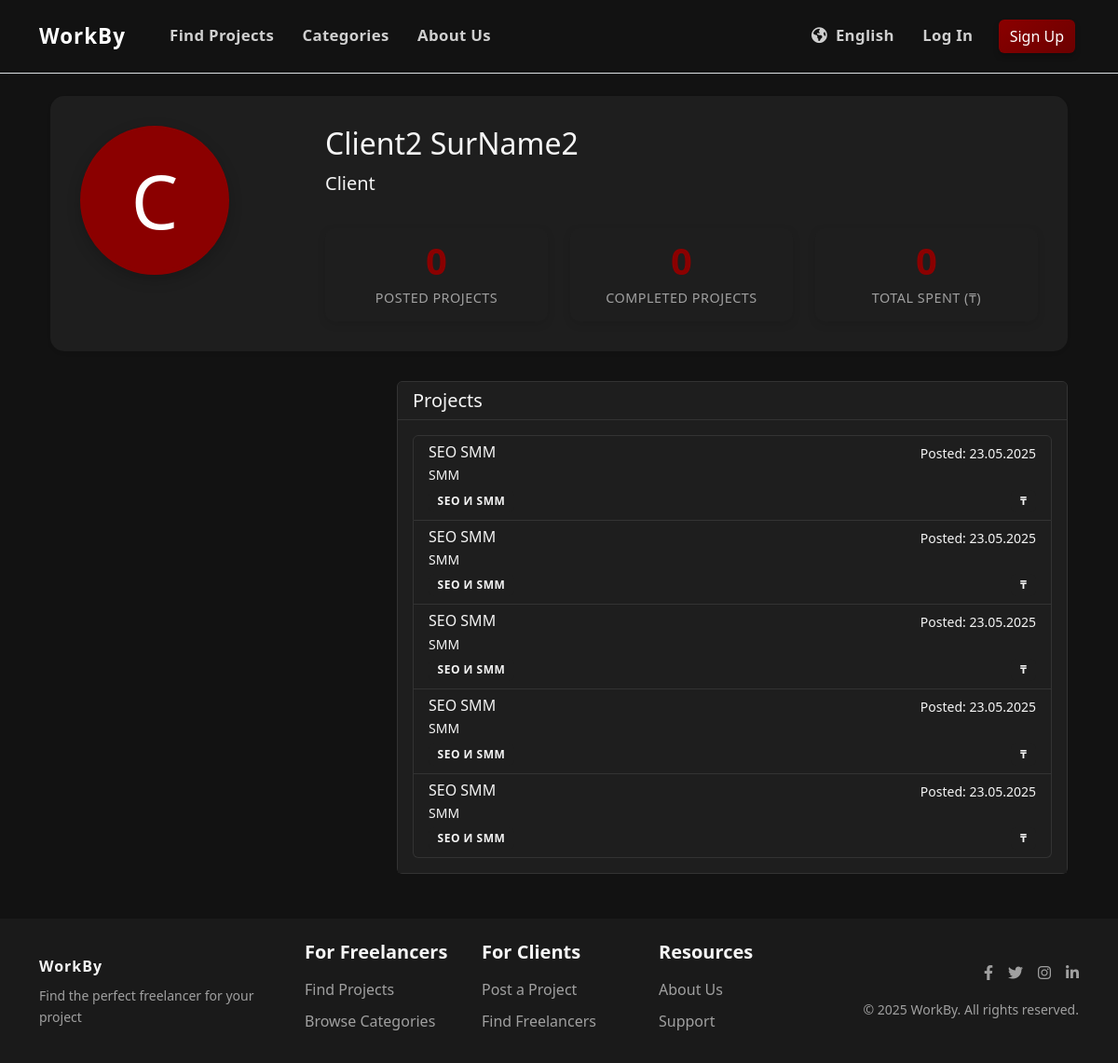
The app's page /en/accounts/client/client2/, older data.
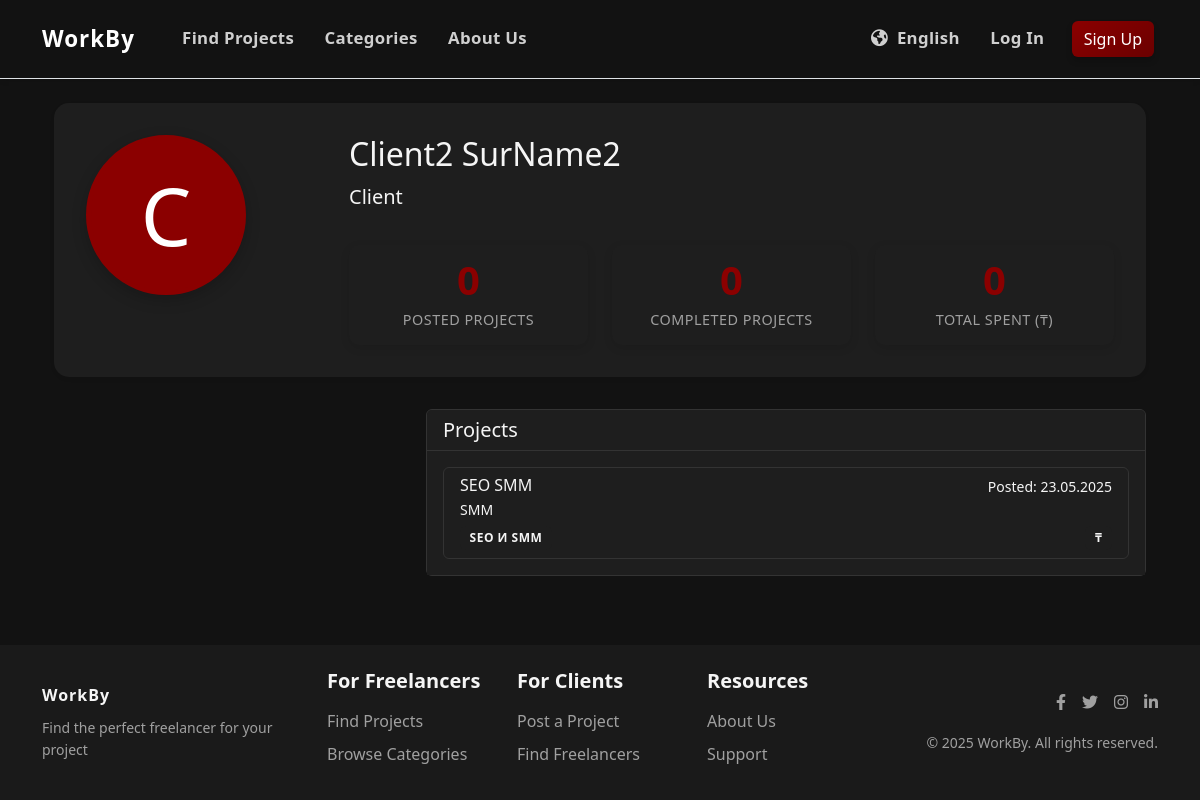
The same page, newer data.
### jobs/models.py (models this page shows, shortened)
class Project(models.Model):
    STATUS_CHOICES = (
        ('draft', _('Draft')),
        ('open', _('Open')),
        ('in_progress', _('In Progress')),
        ('completed', _('Completed')),
        ('cancelled', _('Cancelled')),
    )
    BUDGET_TYPE_CHOICES = (
        ('fixed', _('Fixed Price')),
        ('hourly', _('Hourly Rate')),
    )
    title = models.CharField(_('Title'), max_length=200)
    description = models.TextField(_('Description'))
    client = models.ForeignKey(
        settings.AUTH_USER_MODEL,
        on_delete=models.CASCADE,
        related_name='client_projects'
    )
    category = models.ForeignKey(
        Category,
        on_delete=models.CASCADE,
        related_name='projects'
    )
    tags = models.ManyToManyField(
        Tag,
        blank=True,
        related_name='projects'
    )
    budget_type = models.CharField(
        _('Budget Type'),
        max_length=10,
        choices=BUDGET_TYPE_CHOICES
    )
    budget_min = models.DecimalField(
        _('Minimum Budget'),
        max_digits=10,
        decimal_places=2
    )
    budget_max = models.DecimalField(
        _('Maximum Budget'),
        max_digits=10,
        decimal_places=2
    )
    deadline = models.DateTimeField(_('Deadline'), null=True, blank=True)
    status = models.CharField(
        _('Status'),
        max_length=20,
        choices=STATUS_CHOICES,
        default='draft'
    )
    created_at = models.DateTimeField(_('Created At'), auto_now_add=True)
    updated_at = models.DateTimeField(_('Updated At'), auto_now=True)
    location_required = models.CharField(_('Location Required'), max_length=100, blank=True)
    is_remote = models.BooleanField(_('Remote Job'), default=True)
    experience_required = models.CharField(_('Experience Required'), max_length=100, blank=True)
    is_private = models.BooleanField(_('Private Project'), default=False, help_text=_('Private projects are only visible to invited freelancers'))
    class Meta:
        verbose_name = _('Project')
        verbose_name_plural = _('Projects')
        ordering = ['-created_at']

class Category(models.Model):
    name = models.CharField(_('Name'), max_length=100)
    name_en = models.CharField(_('Name (English)'), max_length=100, blank=True)
    name_ru = models.CharField(_('Name (Russian)'), max_length=100, blank=True)
    name_kk = models.CharField(_('Name (Kazakh)'), max_length=100, blank=True)
    slug = models.SlugField(_('Slug'), max_length=100, unique=True)
    description = models.TextField(_('Description'), blank=True)
    class Meta:
        verbose_name = _('Category')
        verbose_name_plural = _('Categories')
        ordering = ['name']

### accounts/views.py (the view)
# urls.py: path('client/<str:username>/', views.client_detail_view, name='client_detail'),
def client_detail_view(request, username):
    client = get_object_or_404(User, username=username, user_type='client')
    profile = ClientProfile.objects.get(user=client)
    recent_projects = Project.objects.filter(client=client, is_private=False).order_by('-created_at')[:5]
    context = {
        'client': client,
        'profile': profile,
        'recent_projects': recent_projects,
    }
    return render(request, 'accounts/client_detail.html', context)

### accounts/models.py (called while the page is built)
    def get_full_name(self):
        if self.first_name or self.last_name:
            return f"{self.first_name} {self.last_name}".strip()
        return self.username

### jobs/context_processors.py (called while the page is built)
def contracts_processor(request):
    context = {
        'has_contracts': False,
    }
    if request.user.is_authenticated:
        contracts_exist = Contract.objects.filter(
            models.Q(client=request.user) | models.Q(freelancer=request.user)
        ).exists()
        context['has_contracts'] = contracts_exist
    return context

### payments/context_processors.py (called while the page is built)
def wallet_balance(request):
    if request.user.is_authenticated:
        wallet, _ = Wallet.objects.get_or_create(user=request.user)
        return {'user_balance': wallet.balance}
    return {'user_balance': None}

### templates/accounts/client_detail.html (shortened to what this page needs)
{% extends 'base.html' %}
{% load i18n %}
{% load static %}
{% block content %}
<div class="container">
    <div class="profile-header shadow-sm">
        <div class="row">
            <div class="col-md-3 text-center">
                {% if client.avatar %}
                    <img src="{{ client.avatar.url }}" alt="{{ client.username }}" class="profile-avatar">
                {% else %}
                    <div class="profile-avatar d-flex align-items-center justify-content-center bg-primary text-white">
                        <span style="font-size: 80px;">{{ client.username.0|upper }}</span>
                    </div>
                {% endif %}
            </div>
            <div class="col-md-9">
                <div class="d-flex justify-content-between align-items-start">
                    <div>
                        <h2>{{ client.get_full_name|default:client.username }}</h2>
                        <p class="lead">
                            {% if client.company_name %}
                                {{ client.company_name }}
                            {% else %}
                                {% trans "Client" %}
                            {% endif %}
                        </p>
                    </div>
                </div>
                <div class="row mt-3">
                    <div class="col-md-4">
                        <div class="stat-item">
                            <div class="count">{{ profile.projects_count|default:0 }}</div>
                            <div class="stat-label">{% trans "Posted Projects" %}</div>
                        </div>
                    </div>
                    <div class="col-md-4">
                        <div class="stat-item">
                            <div class="count">{{ profile.completed_projects_count|default:0 }}</div>
                            <div class="stat-label">{% trans "Completed Projects" %}</div>
                        </div>
                    </div>
                    <div class="col-md-4">
                        <div class="stat-item">
                            <div class="count">{{ profile.total_spent|default:0|floatformat:0 }}</div>
                            <div class="stat-label">{% trans "Total Spent (₸)" %}</div>
                        </div>
                    </div>
                </div>
            </div>
        </div>
    </div>
    <div class="row">
        <div class="col-md-4">
        </div>
        <div class="col-md-8">
            <div class="card mb-4">
                <div class="card-header bg-primary text-white">
                    <h5 class="mb-0">{% trans "Projects" %}</h5>
                </div>
                <div class="card-body">
                    {% if recent_projects %}
                        <div class="list-group">
                            {% for project in recent_projects %}
                                <a href="{% url 'jobs:project_detail' project.id %}" class="list-group-item list-group-item-action">
                                    <div class="d-flex w-100 justify-content-between">
                                        <h6 class="mb-1">{{ project.title }}</h6>
                                        <small>{% trans "Posted" %}: {{ project.created_at|date:"d.m.Y" }}</small>
                                    </div>
                                    <p class="mb-1 small">{{ project.description|truncatewords:20 }}</p>
                                    <div class="d-flex justify-content-between align-items-center">
                                        <span class="badge bg-primary">{{ project.category.name }}</span>
                                        <span class="badge bg-success">{{ project.budget|floatformat:0 }} ₸</span>
                                    </div>
                                </a>
                            {% endfor %}
                        </div>
                    {% else %}
                        <p class="text-center py-4">{% trans "No public projects available." %}</p>
                    {% endif %}
                </div>
            </div>
        </div>
    </div>
</div>
{% endblock %}

Row changes from the older to the newer data that the page shows:
removed Project: title "SEO SMM", created_at "23.05.2025", description "SMM", category.name "SEO И SMM"
removed Project: title "SEO SMM", created_at "23.05.2025", description "SMM", category.name "SEO И SMM"
removed Project: title "SEO SMM", created_at "23.05.2025", description "SMM", category.name "SEO И SMM"
removed Project: title "SEO SMM", created_at "23.05.2025", description "SMM", category.name "SEO И SMM"
